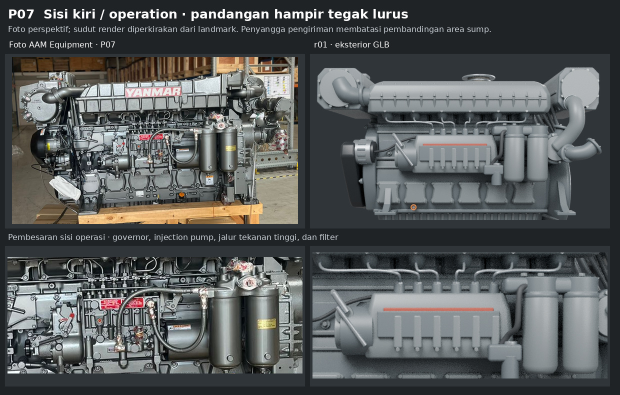
#> input picture produksi/yanmar-6aym-wet-r06/agensi/qa/r06/photo-match/P07-baseline.jpg, 1240 x 790 px, given in place of P07.jpg, which was not available (shown at 1/2 size)
$ python plates.py
#> lines starting #> are read from the running program, lines starting #| are printed output that depends on the picture
"""Lay out private source crops and camera-matched render comparisons."""
import argparse
from pathlib import Path
from PIL import Image, ImageDraw, ImageFont, ImageOps

parser = argparse.ArgumentParser()
parser.add_argument('--baseline-only', action='store_true')
args = parser.parse_args()
out = Path(__file__).resolve().parent
root = out.parent.parent
photo_crops = {
    'P07': ((74, 540, 1094, 1136), (345, 734, 924, 963)),
    'P08': ((27, 423, 1062, 1135), (294, 622, 928, 938)),
}
render_crops = {
    'P07': ((44, 52, 798, 458), (221, 181, 659, 368)),
    'P08': ((56, 57, 786, 488), (229, 214, 685, 391)),
}
font_dir = Path('/usr/share/fonts/truetype/dejavu')
title_font = ImageFont.truetype(str(font_dir / 'DejaVuSans-Bold.ttf'), 25)
label_font = ImageFont.truetype(str(font_dir / 'DejaVuSans.ttf'), 16)
bg = '#202326'
panel = '#30353a'

def tile(image, box, x, y, width, height):
    image = image.crop(box).convert('RGBA')
    image = ImageOps.contain(image, (width, height), Image.Resampling.LANCZOS)
    plate.paste(image, (x + (width - image.width)//2, y + (height - image.height)//2), image)

for name, labels in (
    ('P07', 'Sisi kiri / operation · pandangan hampir tegak lurus'),
    ('P08', 'Sisi kiri / operation · dari arah depan / damper, sedikit dari atas'),
):
    entries = [
        ('Foto AAM Equipment · ' + name, root / 'foto' / f'{name}.jpg', photo_crops[name]),
        ('r01 · eksterior GLB', out / f'r01-{name}.png', render_crops[name]),
    ]
    if not args.baseline_only:
        entries.append(('r02 · eksterior GLB', out / f'r02-{name}.png', render_crops[name]))
    plate = Image.new('RGB', (610 * len(entries) + 20, 790), bg)
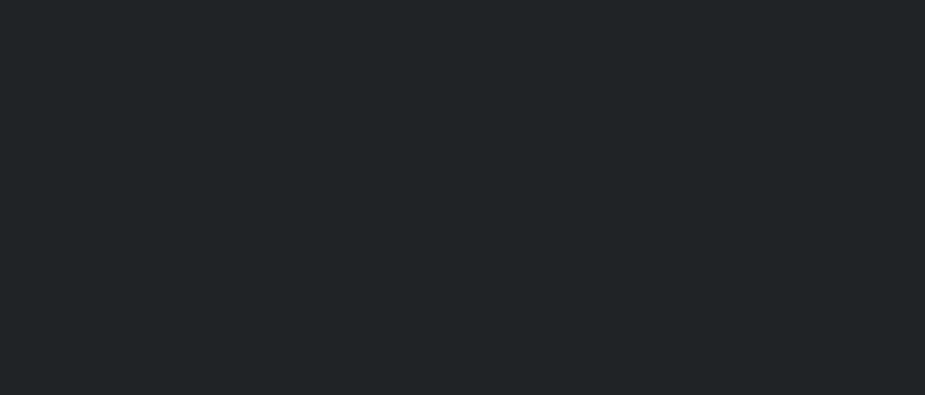
#> plate: PIL image 1850x790 RGB (shown at 1/2 size); mean R, G, B 32, 35, 38
    draw = ImageDraw.Draw(plate)
    draw.text((16, 13), name + '  ' + labels, fill='white', font=title_font)
    draw.text((16, 49), 'Foto perspektif; sudut render diperkirakan dari landmark. Penyangga pengiriman membatasi pembandingan area sump.', fill='#ccd4da', font=label_font)
    for column, (label, path, boxes) in enumerate(entries):
        x = 10 + 610 * column
        draw.text((x + 8, 80), label, fill='white', font=label_font)
        draw.rectangle((x, 108, x + 599, 456), fill=panel)
        draw.rectangle((x, 492, x + 599, 772), fill=panel)
        with Image.open(path) as image:
#> image is the input picture: PIL image 1240x790 RGB; mean R, G, B 86.1, 89.2, 89.5
            tile(image, boxes[0], x + 5, 114, 590, 334)
#> in tile, `image = image.crop(box).convert('RGBA')`:
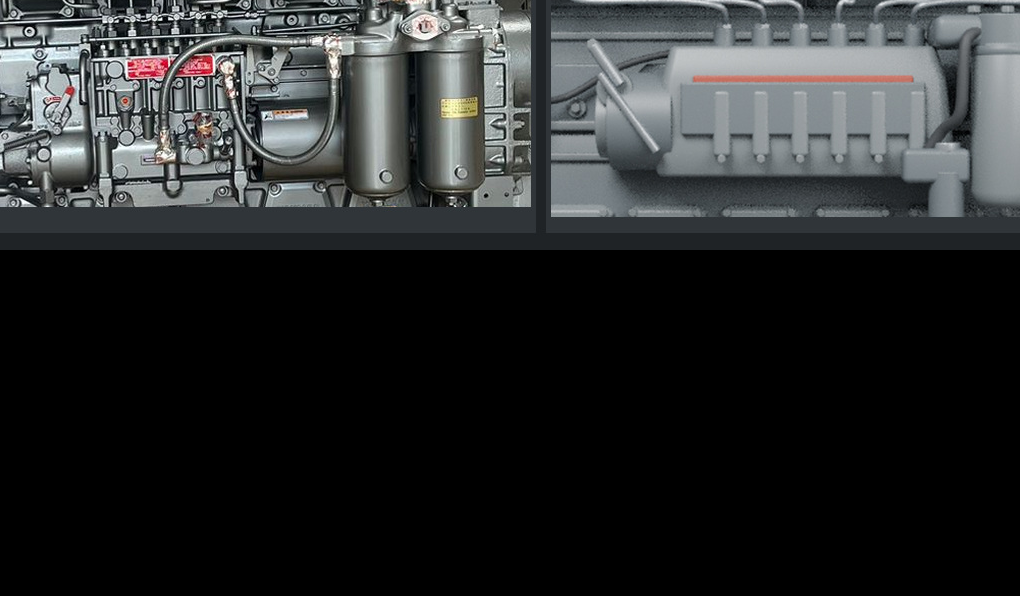
#> image: PIL image 1020x596 RGBA; mean R, G, B, A 41.6, 43.5, 44.1, 255
#> in tile, `plate.paste(image, (x + (width - image.width)//2, y + (height - image...`:
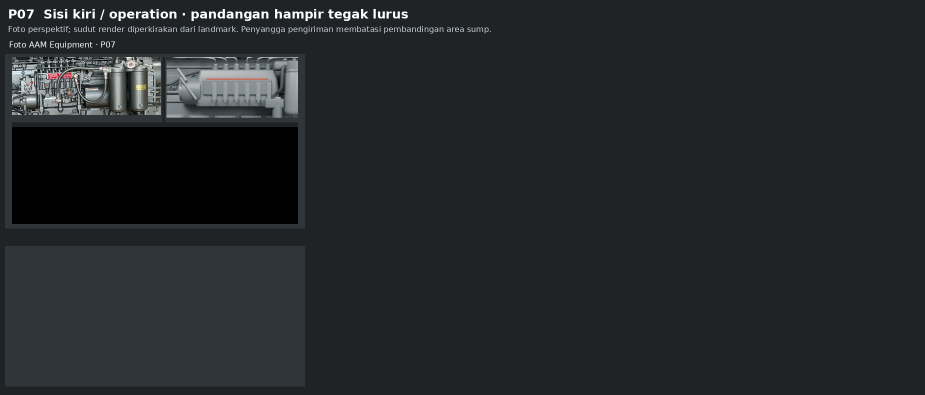
#> plate: PIL image 1850x790 RGB (shown at 1/2 size); mean R, G, B 36.6, 39.7, 42.7
            tile(image, boxes[1], x + 5, 496, 590, 270)
#> call 2 of tile, with box = (345, 734, 924, 963), x = 15, y = 496, width = 590, height = 270
#> in tile (call 2), `image = image.crop(box).convert('RGBA')`:
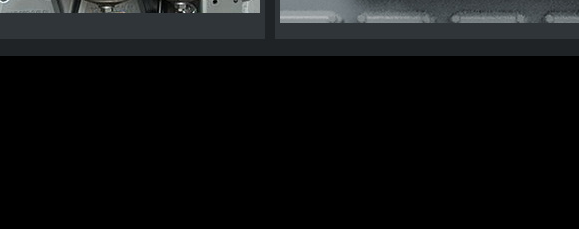
#> image: PIL image 579x229 RGBA; mean R, G, B, A 14.1, 15.3, 16, 255
#> in tile (call 2), `plate.paste(image, (x + (width - image.width)//2, y + (height - image...`:
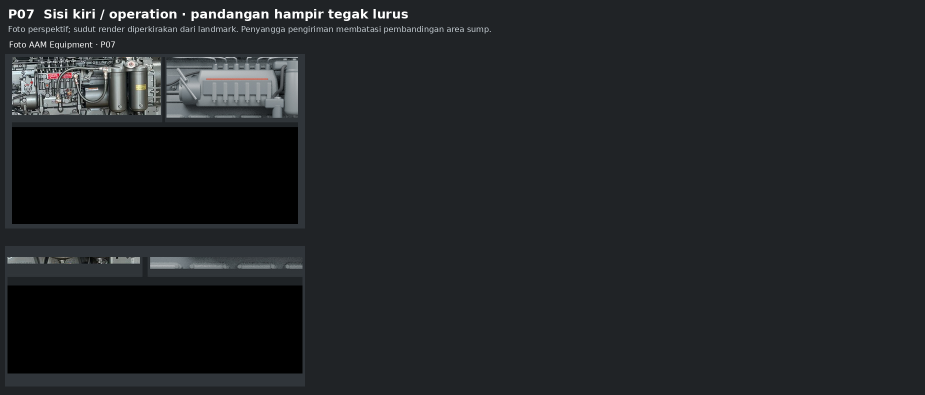
#> plate: PIL image 1850x790 RGB (shown at 1/2 size); mean R, G, B 33.4, 36.2, 38.7
    draw.text((16, 465), 'Pembesaran sisi operasi · governor, injection pump, jalur tekanan tinggi, dan filter', fill='#ccd4da', font=label_font)
    destination = out / (f'{name}-baseline.jpg' if args.baseline_only else f'{name}-comparison.jpg')
    plate.save(destination, quality=94, subsampling=0)
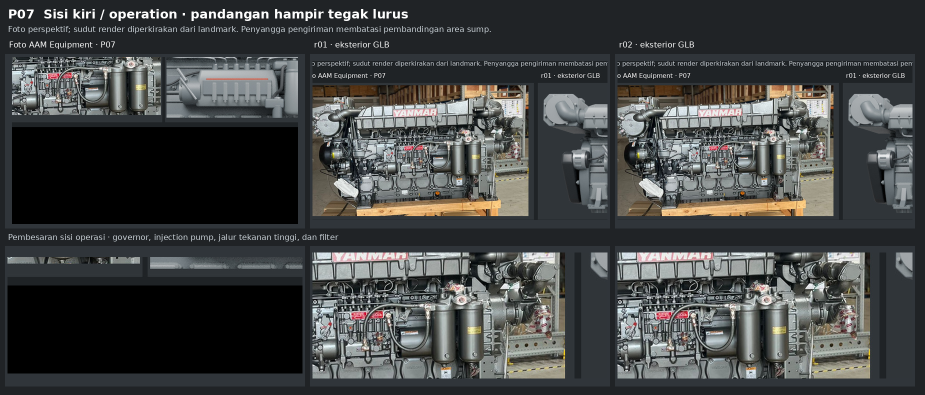
#> saved as P07-comparison.jpg: PIL image 1850x790 RGB (shown at 1/2 size); mean R, G, B 66.3, 68.3, 68.1
#> (the run stopped early here; a loop or call above may not have finished)
